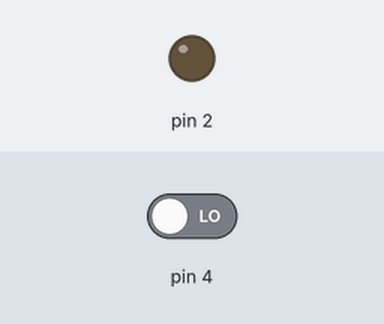
Bench run of a sketch on a simulated Arduino Uno, built with avr-gcc and run on an emulated ATmega328P. Shown: output pins drawn as LEDs (lit = HIGH). The test bench sets the inputs (shaded band); at power-on: pin 4 LOW.

Above: at 1.2 s.
1.3 s: pin 4 driven HIGH
At 2.5 s:
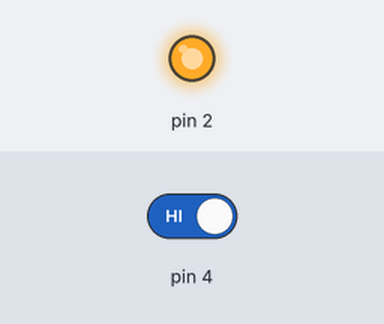
2.8 s: pin 4 driven LOW
At 3.7 s:
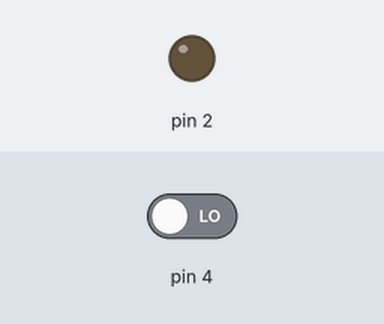
Timing chart, 0 to 5.8 s (numbered marks = the images above; inputs shaded):
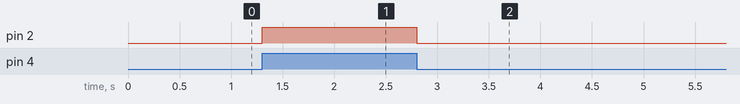

The sketch:

pulsador.ino
```cpp
int pulsador=0;

void setup() {
pinMode(2, OUTPUT);
pinMode(4, INPUT);
}

void loop() {
pulsador = digitalRead(4);
if(pulsador==HIGH) {
digitalWrite(2, HIGH);
}else{
digitalWrite(2, LOW);
}
}
```

Measured:
- after the input at 1.3 s, pin 2: LOW → HIGH at once
- after the input at 2.8 s, pin 2: HIGH → LOW at once
